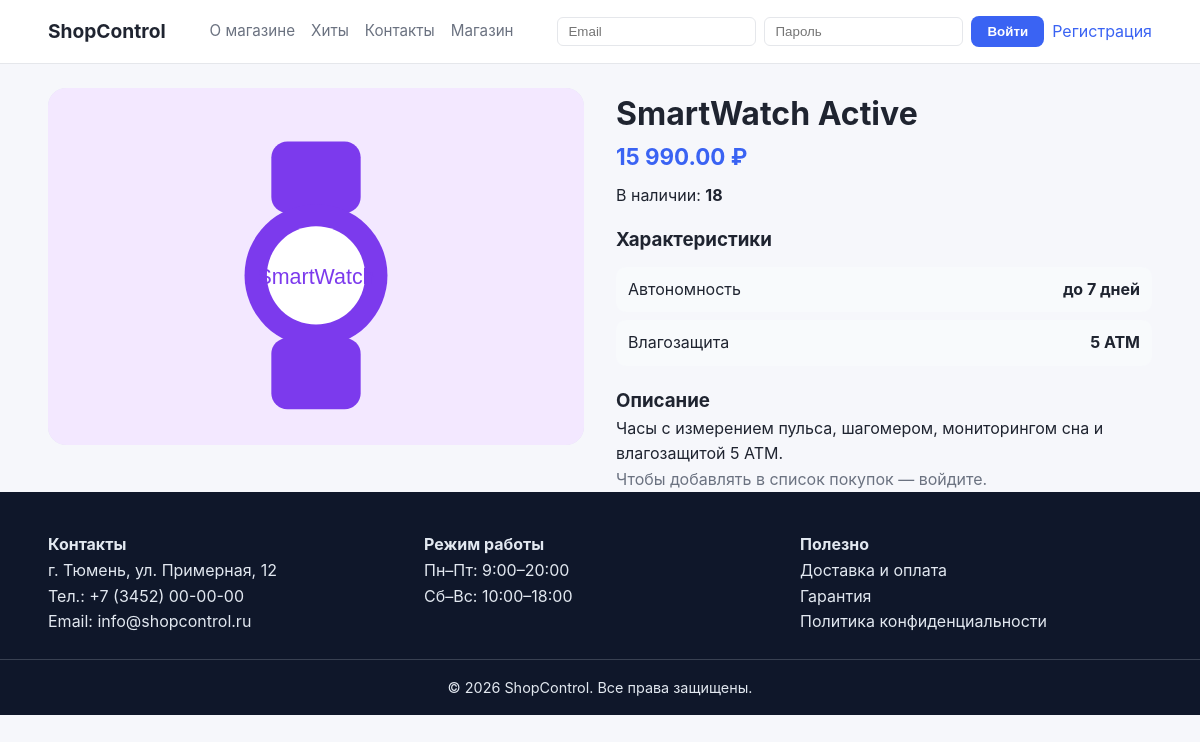
The page /product.php?id=4 on the database its author committed.
### tables this page shows
CREATE TABLE products (
  id            BIGINT UNSIGNED PRIMARY KEY AUTO_INCREMENT,
  category_id   BIGINT UNSIGNED NULL,
  title         VARCHAR(200) NOT NULL,
  short_desc    VARCHAR(400) NOT NULL,
  description   TEXT NOT NULL,
  price         DECIMAL(10,2) NOT NULL CHECK (price >= 0),
  stock_qty     INT NOT NULL DEFAULT 0 CHECK (stock_qty >= 0),
  is_active     TINYINT(1) NOT NULL DEFAULT 1,
  main_image    VARCHAR(255) NULL,
  created_at    TIMESTAMP NOT NULL DEFAULT CURRENT_TIMESTAMP,
  updated_at    TIMESTAMP NULL DEFAULT NULL ON UPDATE CURRENT_TIMESTAMP,
  CONSTRAINT fk_products_category
    FOREIGN KEY (category_id) REFERENCES categories(id)
    ON DELETE SET NULL ON UPDATE CASCADE,
  INDEX idx_products_active (is_active),
  INDEX idx_products_category (category_id),
  INDEX idx_products_price (price)
);

CREATE TABLE product_specs (
  id         BIGINT UNSIGNED PRIMARY KEY AUTO_INCREMENT,
  product_id BIGINT UNSIGNED NOT NULL,
  spec_key   VARCHAR(80) NOT NULL,
  spec_value VARCHAR(200) NOT NULL,
  CONSTRAINT fk_specs_product
    FOREIGN KEY (product_id) REFERENCES products(id)
    ON DELETE CASCADE ON UPDATE CASCADE,
  UNIQUE KEY uniq_product_spec (product_id, spec_key),
  INDEX idx_specs_product (product_id)
);

### app/helpers.php (called while the page is built, shortened)
<?php
function e(string $value): string
{
    return htmlspecialchars($value, ENT_QUOTES | ENT_SUBSTITUTE, 'UTF-8');
}

### app/auth.php (called while the page is built, shortened)
<?php
function current_user(): ?array
{
    return $_SESSION['user'] ?? null;
}

### public/product.php (the view, shortened to what this page needs)
<?php
require __DIR__ . '/../app/auth.php';
require __DIR__ . '/../app/helpers.php';
$pdo = db();
$id = (int)($_GET['id'] ?? 0);
$stmt = $pdo->prepare("
  SELECT p.*
  FROM products p
  WHERE p.id = ? AND p.is_active = 1
");
$stmt->execute([$id]);
$product = $stmt->fetch();
$specsStmt = $pdo->prepare("SELECT spec_key, spec_value FROM product_specs WHERE product_id = ? ORDER BY spec_key");
$specsStmt->execute([$id]);
$specs = $specsStmt->fetchAll();
?>
<!doctype html>
<html lang="ru">
<head>
    <link rel="stylesheet" href="/assets/css/style.css">
</head>
<body>
    <?php include __DIR__ . '/partials/header.php'; ?>
    <main class="container">
        <div class="product-page">
            <img class="product-big" src="/<?= e($product['main_image'] ?? '') ?>" alt="">
            <div>
                <h1><?= e($product['title']) ?></h1>
                <p class="price"><?= number_format((float)$product['price'], 2, '.', ' ') ?> ₽</p>
                <p class="stock">В наличии: <strong><?= (int)$product['stock_qty'] ?></strong></p>
                <?php if ($specs): ?>
                    <h3>Характеристики</h3>
                    <ul class="specs">
                        <?php foreach ($specs as $s): ?>
                            <li><span><?= e($s['spec_key']) ?></span><b><?= e($s['spec_value']) ?></b></li>
                        <?php endforeach; ?>
                    </ul>
                <?php endif; ?>
                <h3>Описание</h3>
                <p><?= nl2br(e($product['description'])) ?></p>
                <?php if (current_user()): ?>
                    <form method="post" action="/wishlist.php">
                        <input type="hidden" name="product_id" value="<?= (int)$product['id'] ?>">
                        <button class="btn" type="submit" name="action" value="add">Добавить в список покупок</button>
                    </form>
                <?php else: ?>
                    <p class="muted">Чтобы добавлять в список покупок — войдите.</p>
                <?php endif; ?>
            </div>
        </div>
    </main>
    <?php include __DIR__ . '/partials/footer.php'; ?>
</body>
</html>

### public/assets/css/style.css (style rules this page uses)
:root { --bg: #f6f7fb; --text: #1f2430; --muted: #6b7280; --primary: #3a63f3; --primary-dark: #2c4ec4; --card: #ffffff; --border: #e5e7eb; --success: #22c55e; --error: #ef4444; }
* { box-sizing: border-box; margin: 0; padding: 0; }
body { font-family: "Inter", "Segoe UI", sans-serif; background: var(--bg); color: var(--text); line-height: 1.6; }
img { max-width: 100%; display: block; }
.container { width: min(1140px, 92%); margin: 0 auto; }
.muted { color: var(--muted); }
.product-page { display: grid; gap: 32px; grid-template-columns: repeat(auto-fit, minmax(260px, 1fr)); margin-top: 24px; }
.product-big { width: 100%; border-radius: 18px; object-fit: cover; background: #e2e8f0; }
.price { font-size: 1.4rem; font-weight: 700; color: var(--primary); }
.stock { margin: 8px 0 16px; }
.specs { list-style: none; margin: 12px 0 20px; display: grid; gap: 8px; }
.specs li { display: flex; justify-content: space-between; background: #f8fafc; padding: 10px 12px; border-radius: 10px; }

### rows shown on the page
products: main_image (picture), title "SmartWatch Active", price "15 990.00", stock_qty "18", description "Часы с измерением пульса, шагомером, мониторингом сна и влагозащитой 5 ATM."
product_specs: spec_key "Автономность", spec_value "до 7 дней"
product_specs: spec_key "Влагозащита", spec_value "5 ATM"
